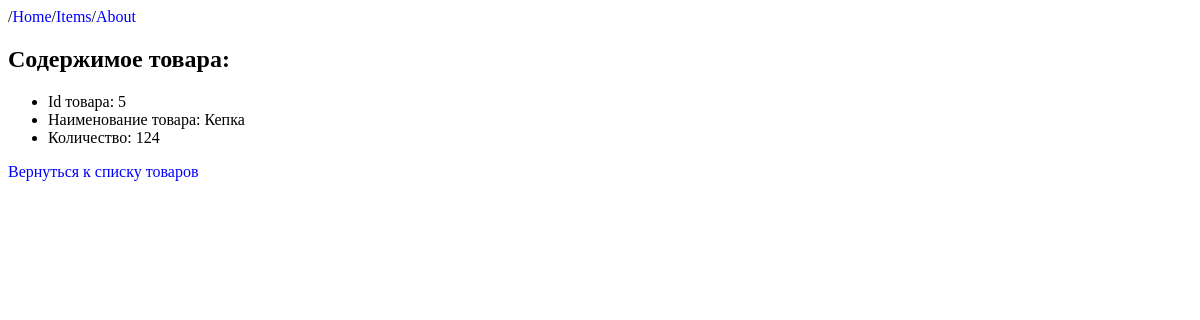
/item/5, run on an earlier commit of the app's database.
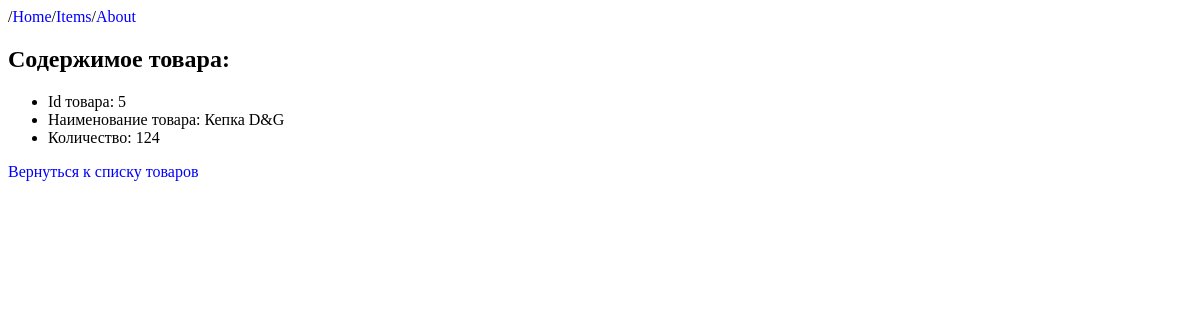
And on a later commit of the database.
### MainApp/models.py (models this page shows)
class Item(models.Model):
    name = models.CharField(max_length=100)
    brand = models.CharField(max_length=100)
    count = models.PositiveIntegerField()
    description = models.CharField(max_length=150)

### MainApp/views.py (the view)
# urls.py: path('item/<int:item_number>', views.get_item, name='item_number'),
def get_item(request, item_number):
    item = get_object_or_404(Item, id=item_number)
    content = {
        'item': item,
    }
    return render(request, 'item.html', content)

### templates/item.html (shortened to what this page needs)
<!DOCTYPE html>
<html lang="en">
<head>
</head>
<body>
    <header>
        /<a href="/">Home</a>/<a href="/items">Items</a>/<a href="/about">About</a>
    </header>
    <h2>Содержимое товара:</h2>
    <ul>
        {% if item.count == 0 %}
           Товар нет на складе
        {% else %}
        <li>Id товара: {{ item.id }}</li>
        <li>Наименование товара: {{ item.name }}</li>
        <li>Количество: {{ item.count }}</li>
    </ul>
        {% endif %}
    <a href="/items">Вернуться к списку товаров</a>
</body>
</html>

What changed in the data, as far as the page shows it:
changed Item id 5: name "Кепка" → "Кепка D&G"
